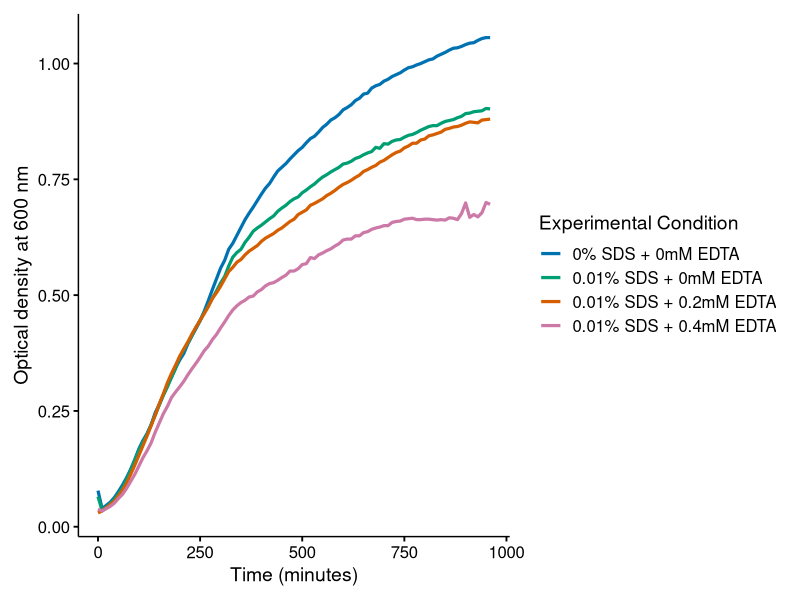

R code for this plot:
### supplemental growth curve - Tropini



library(tidyverse)

#set up plot aesthetics - keep consistent across plots
x_order <- c("PC", "E0", "E2", "E4")
x_names <- c("0% SDS + 0mM EDTA", "0.01% SDS + 0mM EDTA", "0.01% SDS + 0.2mM EDTA", "0.01% SDS + 0.4mM EDTA")
colours <-c("#0072B2", "#009E73", "#D55E00", "#CC79A7")

#read data
tropini <- read_csv('all growth curves - Tropini.csv')

#calculate technical replicate averages to get biological replicates
tropini_bioreps <- tropini |>
  group_by(time) |>
  summarize(PC1 = mean(PC1.1:PC1.3),
            PC2 = mean(PC2.1:PC2.2),
            PC3 = mean(PC3.1:PC3.2),
            PC4 = mean(PC4.1:PC4.2),
            E0.1 = mean(E0.1.1:E0.1.3),
            E0.2 = mean(E0.2.1:E0.2.2),
            E0.3 = mean(E0.3.1:E0.3.2),
            E0.4 = mean(E0.4.1:E0.4.2),
            E2.1 = mean(E2.1.1:E2.1.3),
            E2.2 = mean(E2.2.1:E2.2.2),
            E2.3 = mean(E2.3.1:E2.3.2),
            E2.4 = mean(E2.4.1:E2.4.2),
            E4.1 = mean(E4.1.1:E4.1.3),
            E4.2 = mean(E4.2.1:E4.2.2),
            E4.3 = mean(E4.3.1:E4.3.2),
            E4.4 = mean(E4.4.1:E4.4.2))

#calculate biological replicate averages
tropini_avg <- tropini_bioreps |>
  group_by(time) |>
  summarize(PC = mean(PC1:PC4),
            E0 = mean(E0.1:E0.4),
            E2 = mean(E2.1:E2.4),
            E4 = mean(E4.1:E4.4)) |>
  gather(conc, od, -time) |>
  add_column(n = c(1:388)) #make column with unrepeated values for full_join to work

#calculate standard deviations
tropini_sd <- tropini_bioreps |>
  group_by(time) |>
  summarize(PC_sd = sd(c_across(PC1:PC4)),
            E0_sd = sd(c_across(E0.1:E0.4)),
            E2_sd = sd(c_across(E2.1:E2.4)),
            E4_sd = sd(c_across(E4.1:E4.4))) |>
  gather(conc_sd, sd, -time) |>
  add_column(n = c(1:388)) #make column with unrepeated values for full_join to work

#join od and sd and make clean dataframe
tropini_clean <- full_join(tropini_avg, tropini_sd) |>
  select(!(n:conc_sd))

#reorder data by EDTA concentration condition
tropini_clean$conc <- factor(tropini_clean$conc , levels = x_order)

#plot growth curves
growth_curve_tropini <- ggplot(tropini_clean) +
  
  geom_line(aes(x = time, y = od, colour = conc), linewidth = 1.1) +
  
  xlab('Time (minutes)') +
  ylab('Optical density at 600 nm') +
  labs(colour = 'Experimental Condition') +
  
  scale_colour_manual(values = colours, labels = x_names) +
  
  scale_y_continuous(
    breaks = seq(0, 1.25, by = 0.25),
    expand = expansion(mult = c(0.05, 0.05))
  ) +
  
  theme_minimal(base_size = 14) +
  theme(
    panel.grid.major.x = element_blank(),
    panel.grid.major.y = element_blank(),
    panel.grid.minor = element_blank(),
    panel.background = element_blank(),
    plot.background = element_blank(),
    axis.line = element_line(color = "black", linewidth = 0.5),
    axis.ticks = element_line(color = "black"),
    axis.text = element_text(color = "black", size = 12),
    axis.title = element_text(size = 14),
    legend.title = element_text(size = 14),
    legend.text = element_text(size = 12),
    plot.margin = margin(10, 10, 10, 10)
  )
growth_curve_tropini

